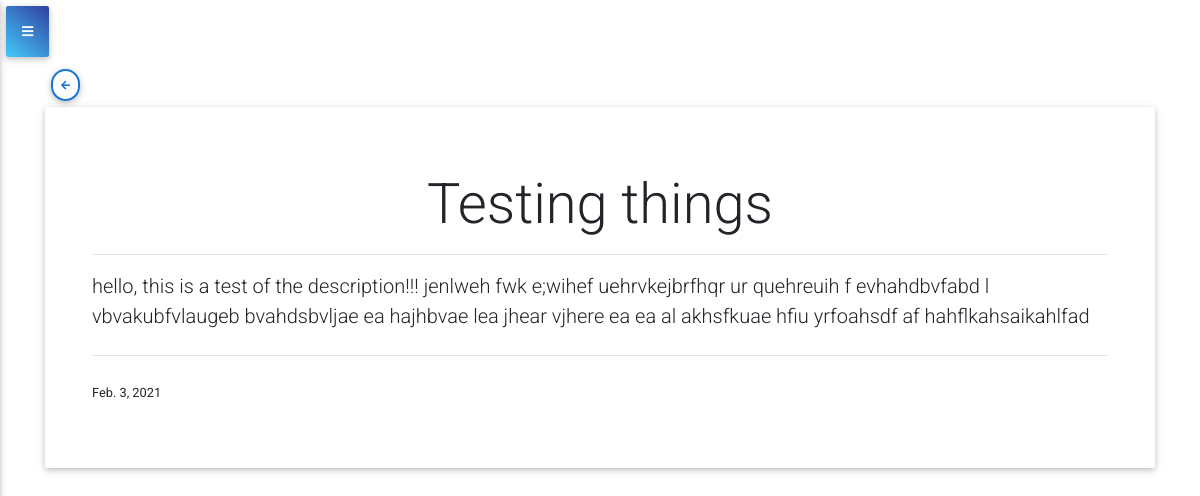
The page /post-detail/6 (signed in) on the database its author committed.
### upcoming/models.py (models this page shows, shortened)
class Post(models.Model):
    title = models.CharField(max_length=256)
    description = models.TextField(max_length=999)
    date = models.DateField(default=datetime.date.today)
    account = models.ForeignKey(AccountCompany, on_delete=models.CASCADE)

### upcoming/views.py (the view)
# urls.py: path('post-detail/<pk>',views.PostDetailView.as_view(), name='post_detail')
class PostDetailView(LoginRequiredMixin,DetailView):
    model = Post
    template_name = 'upcoming/post_detail.html'
    def get_context_data(self, **kwargs):
        context = super().get_context_data(**kwargs)
        context['tech_ticket'] = tech_tickets(self.request)
        context['ticket_count'] = ticket_count(self.request)
        context['tech_ticket_count'] = tech_ticket_count(self.request)
        context['todays_tickets'] = todays_tickets(self.request)
        context['tech_todays_tickets'] = tech_todays_tickets(self.request)
        context['todays_tickets_count'] = todays_tickets_count(self.request)
        context['in_progress_count'] = in_progress_count(self.request)
        context['completed_today_tickets_count'] = completed_today_tickets_count(self.request)
        context['tech_todays_tickets_count'] = tech_todays_tickets_count(self.request)
        context['tech_completed_today_tickets_count'] = tech_completed_today_tickets_count(self.request)
        return context

### accounts/models.py (called while the page is built)
    def __str__(self):
        return self.company_name

### service_ticket_app/utils.py (called while the page is built)
def ticket_count(request):
    count = Ticket.objects.filter(account=request.user.accountuser.account).count()
    return count

def todays_tickets_count(request):
    todays_tickets_count = Ticket.objects.filter(account=request.user.accountuser.account, schedule=datetime.date.today()).count()
    return todays_tickets_count

def todays_tickets(request):
    todays_tickets = Ticket.objects.filter(account=request.user.accountuser.account, schedule=datetime.date.today())
    return todays_tickets

def in_progress_count(request):
    in_progress_count = Ticket.objects.filter(account=request.user.accountuser.account, schedule=datetime.date.today(),start_job=True,completed=False).count()
    return in_progress_count

def completed_today_tickets_count(request):
    completed_today_tickets_count = Ticket.objects.filter(account=request.user.accountuser.account, schedule=datetime.date.today(), start_job=True, completed=True).count()
    return completed_today_tickets_count

def tech_ticket_count(request):
    count = Ticket.objects.filter(account=request.user.accountuser.account, assigned=request.user.accountuser).count()
    return count

def tech_tickets(request):
    tech_tickets = Ticket.objects.filter(account=request.user.accountuser.account, assigned=request.user.accountuser)
    return tech_tickets

def tech_todays_tickets_count(request):
    tech_todays_tickets_count = Ticket.objects.filter(account=request.user.accountuser.account, schedule=datetime.date.today(), assigned=request.user.accountuser).count()
    return tech_todays_tickets_count

def tech_todays_tickets(request):
    tech_todays_tickets = Ticket.objects.filter(account=request.user.accountuser.account, assigned=request.user.accountuser, schedule=datetime.date.today())
    return tech_todays_tickets

def tech_completed_today_tickets_count(request):
    tech_completed_today_tickets_count = Ticket.objects.filter(account=request.user.accountuser.account, schedule=datetime.date.today(), start_job=True, completed=True, assigned=request.user.accountuser).count()
    return tech_completed_today_tickets_count

### upcoming/templates/upcoming/post_detail.html
{% extends 'base.html' %}
{% block content %}
<a href="{% url 'upcoming:upcoming' %}" type="button" class="btn btn-outline-blue btn-rounded btn-sm px-2">
<i class="fas fa-arrow-left lt mt-0"></i>
</a>
<div class='jumbotron '>
    <div class="container">
        <h2 class="display-4 text-center">{{ post.title }}</h2>
        <hr class="">
        <p class="lead">{{ post.description }}</p>
        <hr class="my-4">
        <small>{{ post.date }}</small>
  </div>
</div>
{% endblock %}

### rows shown on the page
Post: title "Testing things", description "hello, this is a test of the description!!! jenlweh fwk e;wihef uehrvkejbrfhqr ur quehreuih f evhahdbvfabd l vbvakubfvlaugeb bvahdsbvljae ea hajhbvae lea jhear vjhere ea ea al akhsfkuae hfiu yrfoahsdf af hahflkahsaikahlfad", date "Feb. 3, 2021"
